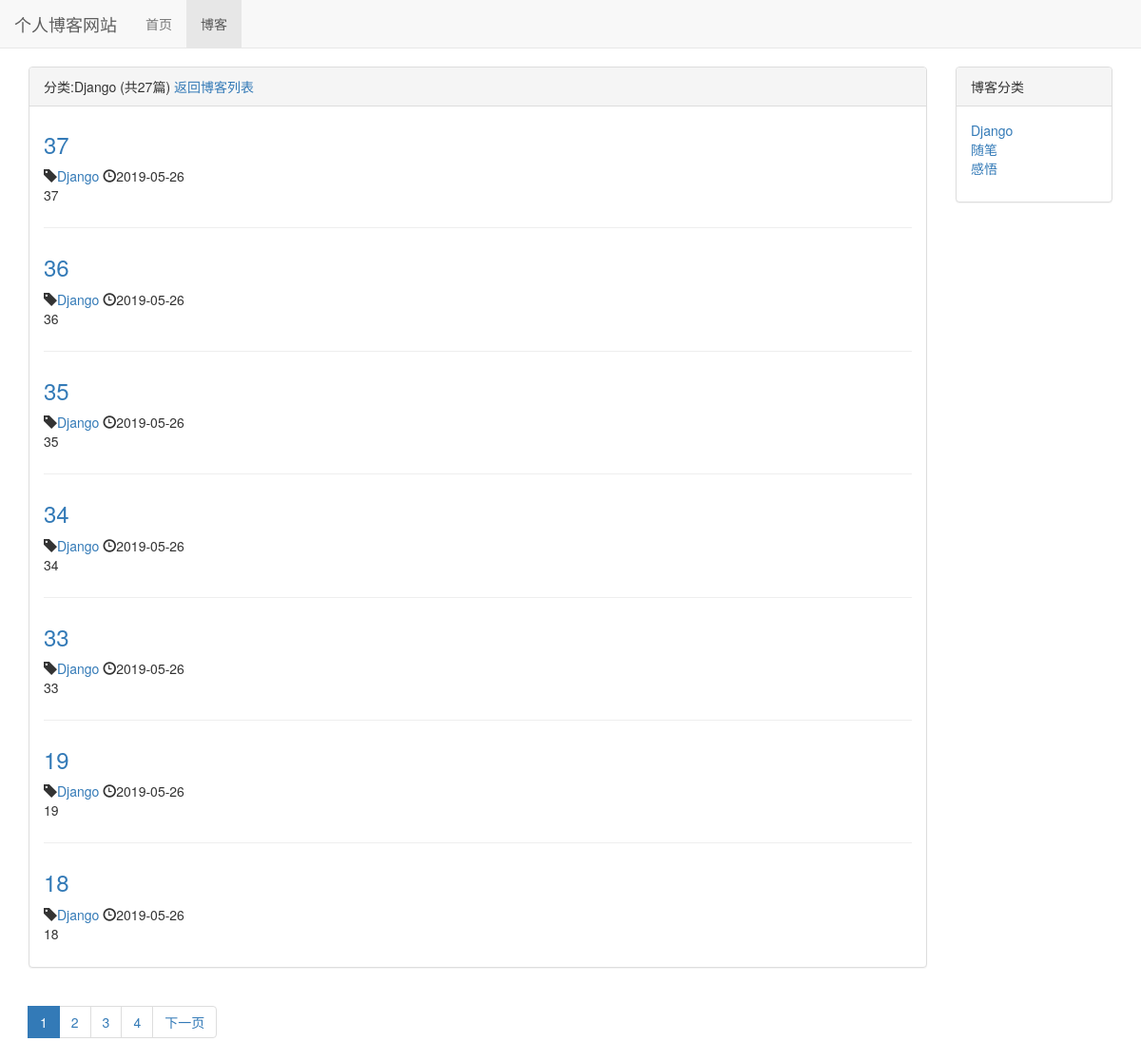
The page /blog/type/1 on the database its author committed.
### blog/models.py (models this page shows, shortened)
class BlogType(models.Model):
    type_name = models.CharField(max_length=15)
    def __str__(self):
        return self.type_name

class Blog(models.Model):
    title = models.CharField(max_length=50)
    blog_type = models.ForeignKey(BlogType,on_delete=models.DO_NOTHING)
    content = models.TextField()
    author = models.ForeignKey(User,on_delete=models.DO_NOTHING)
    created_time = models.DateTimeField(auto_now_add=True)
    last_update_time = models.DateTimeField(auto_now=True)
    class Meta:
        ordering = ['-created_time']#按时间倒叙

### blog/views.py (the view)
# urls.py: path('type/<int:blog_type_pk>',views.blogs_with_type,name="blogs_with_type")
def blogs_with_type(request,blog_type_pk):
    blog_type= get_object_or_404(BlogType,pk=blog_type_pk)
    blogs_types_list = Blog.objects.filter(blog_type=blog_type)
    paginator = Paginator(blogs_types_list,7)
    page_num = request.GET.get('page',1)
    page_of_blogs = paginator.get_page(page_num)
    context={}
    context['blog_type']= blog_type
    context['blogs'] = page_of_blogs.object_list
    context['page_of_blogs'] = page_of_blogs
    context['blog_types']= BlogType.objects.all()
    return render_to_response('blog/blogs_with_type.html',context)

### blog/templates/blog/blogs_with_type.html (shortened to what this page needs)
{% extends 'blog/blog_list.html' %}
{% block blog_list_title %}
    分类:{{blog_type.type_name}}
    (共{{ page_of_blogs.paginator.count }}篇)
    <a href="{% url 'blog_list' %}">返回博客列表</a>
{% endblock %}
{% block nav_blog_active %} active {% endblock %}

### blog/templates/blog/blog_list.html (shortened to what this page needs)
{% extends 'base.html' %}
{% load staticfiles %}
{% block header_extends %}
    <link rel="stylesheet"  href="{% static 'blog/blog.css'%}">
{% endblock %}
{% block content %}
    <div class="container">
        <div class="row">
           <div class="col-xs-12 col-sm-8 col-md-9 col-lg-10">
                <div class="panel panel-default">
                    <div class="panel-heading">{% block blog_list_title%}博客列表(共{{ page_of_blogs.paginator.count }}篇){% endblock %}</div>
                    <div class="panel-body">
                        {% for blog in blogs %}
                            <div class="blog">
                                <h3><a href="{% url 'blog_detail' blog.pk %}">{{ blog.title }}</a></h3>
                                <p class="blog-info">
                                    <span class="glyphicon glyphicon-tag"></span><a href="{% url 'blogs_with_type' blog.blog_type.pk %}">{{blog.blog_type}}</a>
                                    <span class="glyphicon glyphicon-time"></span>{{ blog.created_time|date:"Y-m-d"}}
                                </p>
                                <p>{{ blog.content|truncatechars:120 }}</p>
                            </div>
                        {% empty %}
                            <div class="blog">
                                <h3>期待创作中</h3>
                            </div>
                        {% endfor %}
                    </div>
                </div>
                <div>
                    <ul class="pagination">
                        {% for page_num in page_of_blogs.paginator.page_range %}
                            {% if page_num == page_of_blogs.number %}
                                <li class="active">
                                    <a href="?page={{ page_num }}">{{ page_num }}</a>
                                </li>
                            {% else %}
                                <li><a href="?page={{ page_num }}">{{ page_num }}</a></li>
                            {% endif %}
                        {% endfor %}
                        <li>
                            {% if page_of_blogs.has_next %}
                                <a href="?page={{ page_of_blogs.next_page_number }}">下一页
                                </a>
                            {% endif %}
                        </li>
                    </ul>
                </div>
            </div>
            <div class="hidden-xs col-sm-4 col-md-3 col-lg-2">
                <div class="panel panel-default">
                    <div class="panel-heading">博客分类</div>
                    <div class="panel-body">
                        <ul class="blog-types">
                            {% for blog_type in blog_types %}
                                <li><a href="{%  url 'blogs_with_type' blog_type.pk  %}">
                                    {{ blog_type.type_name }}</a>
                                </li>
                            {% empty %}
                                <li>暂无分类</li>
                            {% endfor %}
                        </ul>
                    </div>
                </div>
            </div>
        </div>
    </div>
{% endblock %}

### static/base.css (style rules this page uses)
* { margin: 0; padding: 0; }
body { margin-top: 70px!important; }

### blog/static/blog/blog.css (style rules this page uses)
ul.blog-types { list-style-type:none; }
div.blog:not(:last-child) { margin-bottom: 2em; padding-bottom: 1em; border-bottom:1px solid #eee; }
div.blog h3 { margin-top: 0.5em; }
div.blog p.blog-info { margin-bottom: 0; }

### rows shown on the page
BlogType: type_name "Django"
Blog: title "37", blog_type "Django", created_time "2019-05-26", content "37"
Blog: title "36", blog_type "Django", created_time "2019-05-26", content "36"
Blog: title "35", blog_type "Django", created_time "2019-05-26", content "35"
Blog: title "34", blog_type "Django", created_time "2019-05-26", content "34"
Blog: title "33", blog_type "Django", created_time "2019-05-26", content "33"
Blog: title "19", blog_type "Django", created_time "2019-05-26", content "19"
Blog: title "18", blog_type "Django", created_time "2019-05-26", content "18"
BlogType: type_name "随笔"
BlogType: type_name "感悟"

### other values the page prints
{{ page_of_blogs.paginator.count }} "27"
{{ page_num }} "1"
{{ page_num }} "2" "3" "4"
